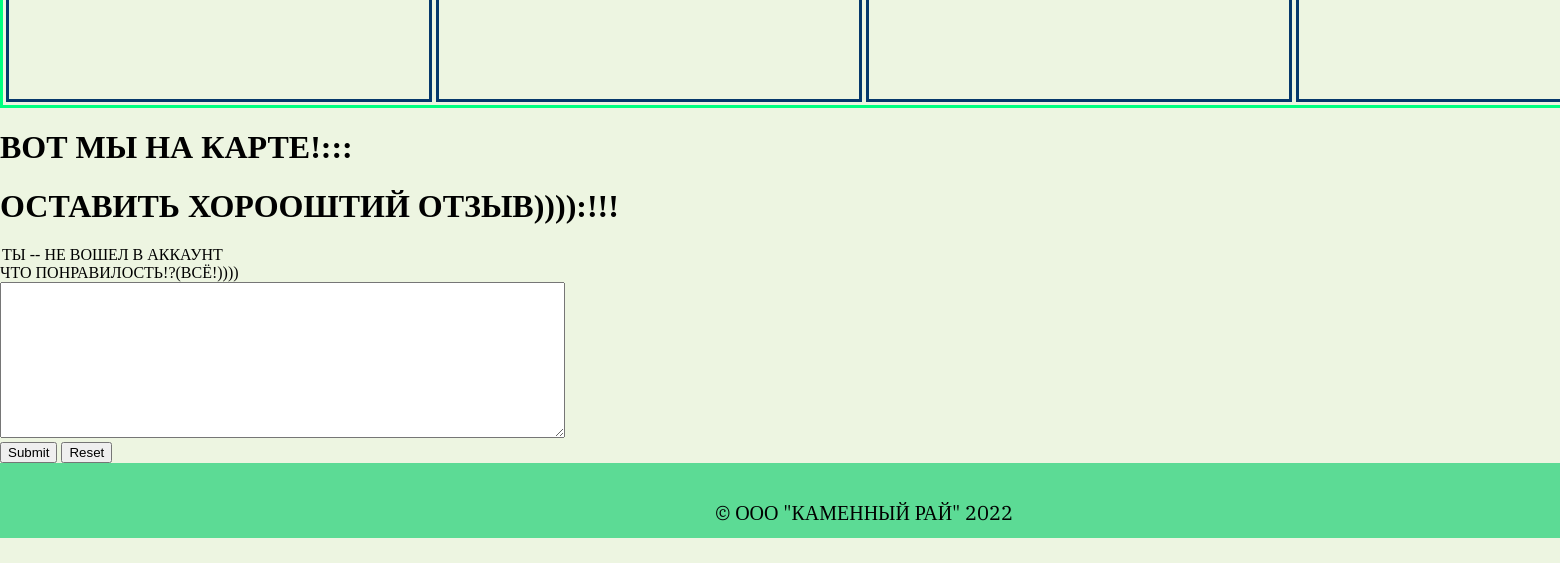
Before: /about (lower part) with the older database file.
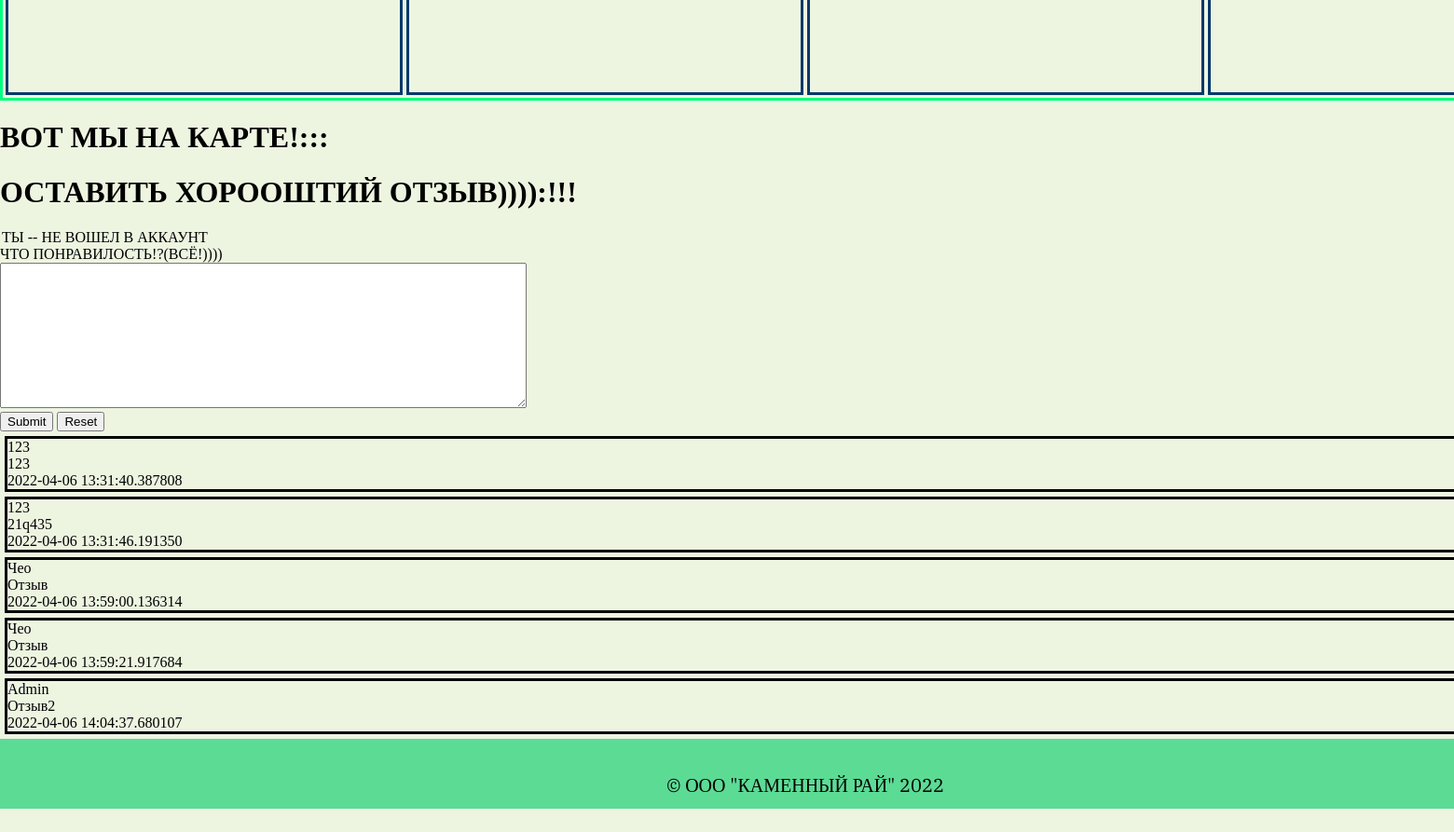
After: the same page with the newer database file.
### orm.py (models this page shows, shortened)
class Users(db.Model):
    id = db.Column(db.Integer, primary_key=True)
    name = db.Column(db.String(80), nullable=False)
    phone = db.Column(db.String(20), unique=True)
    email = db.Column(db.String(80), unique=True)
    reg_date = db.Column(db.DateTime)
    b_date = db.Column(db.DateTime)
    password = db.Column(db.String(256), unique=True, nullable=False)
    status = db.Column(db.String(80), unique=True)
    cart = db.relationship('Cart_record')
    reviews = db.relationship('Reviews')

class Reviews(db.Model):
    id = db.Column(db.Integer, primary_key=True)
    user_id = db.Column(db.Integer, db.ForeignKey('users.id'), nullable=False)
    text = db.Column(db.String(400), nullable=False)
    time = db.Column(db.DateTime)

### flaskpy.py (the view)
@app.route('/about', methods=['GET', 'POST'])
def about():
    if request.method == 'POST':
        text = request.form.get('review')
        new_review = Reviews(user_id=Users.query.filter_by(name=session['name']).one().id, text=text, time=datetime.now())
        db.session.add(new_review)
        db.session.commit()
        print('Error about')
    workers = Workers.query.all()
    workers_list = workers_list_func(workers)
    revs = []
    for i in Reviews.query.all():
        revs.append((Users.query.filter_by(id=i.user_id).one().name, i))
    return render_template("about.html", workers_list=workers_list, reviews=revs)

### flaskpy.py (called while the page is built)
def workers_list_func(lst, n=4):
    for i in range(0, len(lst), n):
        yield lst[i:i + n]

### templates/about.html (shortened to what this page needs)
{% extends "base.html" %}
{% block head %}
    {{ super() }}
        <link rel="stylesheet" type="text/css" href="{{ url_for('static', filename='css_about.css') }}">
{% endblock %}
{% block content %}
    <table class="table">
        {% for workers in workers_list %}
        <tr>
            {% for worker in workers %}
            <td>
                <div class="element">
                </div>
            </td>
            {% endfor %}
        </tr>
        {% endfor %}
    </table>
    <h1>
        ВОТ МЫ НА КАРТЕ!:::
    </h1>
        </html>
    <h1>
        ОСТАВИТЬ ХОРООШТИЙ ОТЗЫВ)))):!!!
    </h1>
    <form  method="POST">
        <legend>ТЫ -- {% if not session['name'] %} НЕ ВОШЕЛ В АККАУНТ {% else %} {{session['name']}} {% endif %}</legend>
        ЧТО ПОНРАВИЛОСТЬ!?(ВСЁ!)))) <br>
        <textarea name="review" id="" cols="68" rows="10"></textarea>
        <br>
        <input type="submit">
        <input type="reset">
     </form>
    {% for rev in reviews %}
     <div class="review">
         <div class="title">  {{rev[0]}} </div>
         <div class="text">  {{rev[1].text}} </div>
         <div class="text">  {{rev[1].time}} </div>
     </div>
    {% endfor %}
{% endblock %}

### templates/base.html (shortened to what this page needs)
<!DOCTYPE html>
<html lang="ru">
<head>
    {% block head %}
    <link rel="stylesheet" href="{{ url_for('static', filename='css.css') }}" />
    {% endblock %}
</head>
<body>
    <div id="content">{% block content %}{% endblock %}</div>
    <footer>
        {% block footer %}
        &copy; ООО "КАМЕННЫЙ РАЙ" 2022
        {% endblock %}
    </footer>
</body>
</html>

### static/css.css (style rules this page uses)
html { height: 100%; font-family: 'Arial Black'; }
body { margin:0; min-height: 100%; display: grid; grid-template-rows: auto 1fr auto; background-color: #EDF5E1; }
footer { background-color: #5CDB95; height: 75px; font-size: 20px; line-height: 100px; text-align: center; font-family: 'IBM Plex Serif', serif; }

### static/css_about.css (style rules this page uses)
.element { font-family: Arial, Helvetica, sans-serif; text-align: center; padding: 10px; border:#05386B 3px solid; width: 400px; height: 600px; }
.table { border: springgreen 3px solid; width:1500px; margin: auto; }
.review { border: black 3px solid; margin: 5px; }

Changed rows visible on the page:
added Users: name "123", text "123", time "2022-04-06 13:31:40.387808", text "21q435", time "2022-04-06 13:31:46.191350"
added Users: name "Чео", text "Отзыв", time "2022-04-06 13:59:00.136314", time "2022-04-06 13:59:21.917684"
now on this page (row unchanged): Users: name "Admin", text "Отзыв2", time "2022-04-06 14:04:37.680107"
